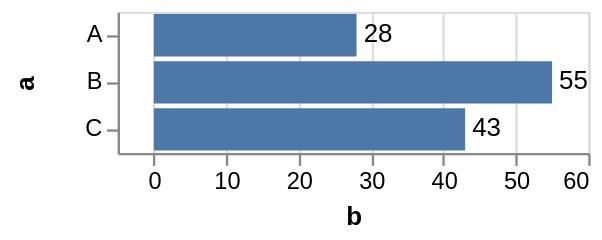

Express this chart as Vega-Lite.
### Vega specification from a JSON file in a GitHub repository (floating-point values rounded to 4 significant figures)
{"$schema": "https://vega.github.io/schema/vega/v4.json", "description": "A simple bar chart with embedded data.", "autosize": "pad", "padding": 5, "width": 200, "style": "cell", "data": [{"name": "source_0", "values": [{"a": "A", "b": 28}, {"a": "B", "b": 55}, {"a": "C", "b": 43}]}], "signals": [{"name": "y_step", "value": 20}, {"name": "height", "update": "bandspace(domain('y').length, 0.1, 0.05) * y_step"}], "marks": [{"name": "layer_0_marks", "type": "rect", "style": ["bar"], "from": {"data": "source_0"}, "encode": {"update": {"fill": [{"test": "datum[\"b\"] === null || isNaN(datum[\"b\"])", "value": null}, {"value": "#4c78a8"}], "tooltip": {"signal": "{\"a\": ''+datum[\"a\"], \"b\": format(datum[\"b\"], \"\")}"}, "x": {"scale": "x", "field": "b"}, "x2": {"scale": "x", "value": 0}, "y": {"scale": "y", "field": "a"}, "height": {"scale": "y", "band": true}}}}, {"name": "layer_1_marks", "type": "text", "style": ["text"], "from": {"data": "source_0"}, "encode": {"update": {"align": {"value": "left"}, "baseline": {"value": "middle"}, "dx": {"value": 3}, "fill": [{"test": "datum[\"b\"] === null || isNaN(datum[\"b\"])", "value": null}, {"value": "black"}], "tooltip": {"signal": "{\"a\": ''+datum[\"a\"], \"b\": format(datum[\"b\"], \"\")}"}, "x": {"scale": "x", "field": "b"}, "y": {"scale": "y", "field": "a", "band": 0.5}, "text": {"signal": "format(datum[\"b\"], \"\")"}}}}], "scales": [{"name": "x", "type": "linear", "domain": {"data": "source_0", "field": "b"}, "range": [0, {"signal": "width"}], "nice": true, "zero": true, "padding": 5}, {"name": "y", "type": "band", "domain": {"data": "source_0", "field": "a", "sort": true}, "range": {"step": {"signal": "y_step"}}, "paddingInner": 0.1, "paddingOuter": 0.05}], "axes": [{"scale": "x", "orient": "bottom", "grid": false, "title": "b", "labelFlush": true, "labelOverlap": true, "tickCount": {"signal": "ceil(width/40)"}, "zindex": 1}, {"scale": "x", "orient": "bottom", "gridScale": "y", "grid": true, "tickCount": {"signal": "ceil(width/40)"}, "domain": false, "labels": false, "maxExtent": 0, "minExtent": 0, "ticks": false, "zindex": 0}, {"scale": "y", "orient": "left", "grid": false, "title": "a", "labelOverlap": true, "zindex": 1}], "config": {"axisY": {"minExtent": 30}}}
